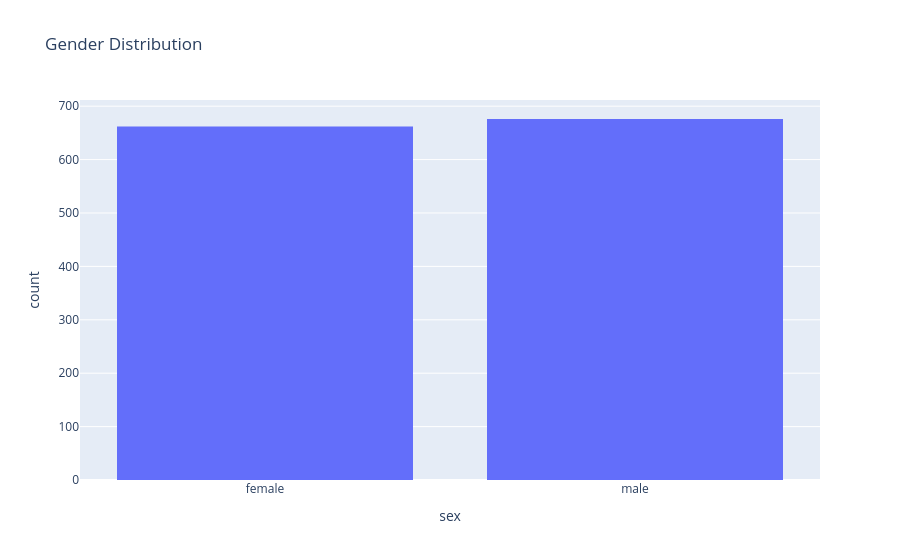

The notebook cell saved with this chart:
### Code cell
# Distribution of sex
px.histogram(medical_df, x='sex', title='Gender Distribution')

### Figure 1 — Plotly figure (JSON) as saved in the notebook; plotly's stock layout.template omitted (floating-point values rounded to 4 significant figures; data arrays with more than 128 entries replaced by an {"elided": "..."} marker saying what was removed)
{"data": [{"bingroup": "x", "hovertemplate": "sex=%{x}<br>count=%{y}<extra></extra>", "legendgroup": "", "marker": {"color": "#636efa", "pattern": {"shape": ""}}, "name": "", "orientation": "v", "showlegend": false, "type": "histogram", "x": {"elided": "1338 str values"}, "xaxis": "x", "yaxis": "y"}], "layout": {"barmode": "relative", "legend": {"tracegroupgap": 0}, "title": {"text": "Gender Distribution"}, "xaxis": {"anchor": "y", "domain": [0, 1], "title": {"text": "sex"}}, "yaxis": {"anchor": "x", "domain": [0, 1], "title": {"text": "count"}}}}
